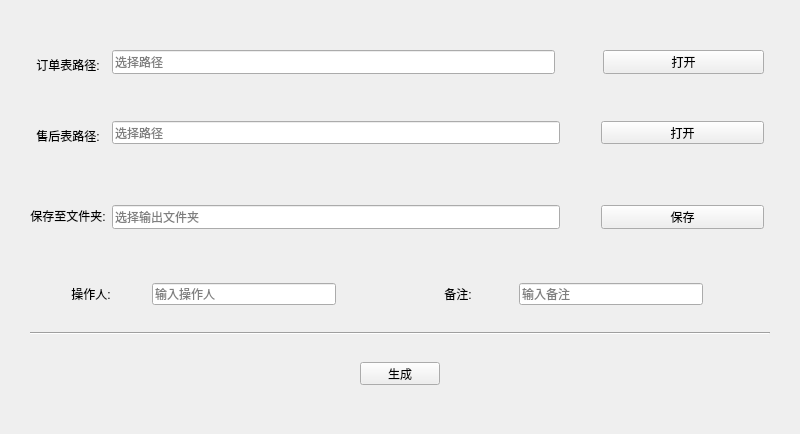
<?xml version="1.0" encoding="UTF-8"?>
<ui version="4.0">
 <class>Form</class>
 <widget class="QWidget" name="Form">
  <property name="enabled">
   <bool>true</bool>
  </property>
  <property name="geometry">
   <rect>
    <x>0</x>
    <y>0</y>
    <width>800</width>
    <height>434</height>
   </rect>
  </property>
  <property name="sizePolicy">
   <sizepolicy hsizetype="Preferred" vsizetype="Preferred">
    <horstretch>0</horstretch>
    <verstretch>0</verstretch>
   </sizepolicy>
  </property>
  <property name="minimumSize">
   <size>
    <width>667</width>
    <height>434</height>
   </size>
  </property>
  <property name="maximumSize">
   <size>
    <width>800</width>
    <height>434</height>
   </size>
  </property>
  <property name="acceptDrops">
   <bool>false</bool>
  </property>
  <property name="windowTitle">
   <string>订单金额表</string>
  </property>
  <property name="layoutDirection">
   <enum>Qt::LeftToRight</enum>
  </property>
  <layout class="QGridLayout" name="gridLayout" rowstretch="0,0,0,0,0,0,0,0,0,0,0,0">
   <property name="leftMargin">
    <number>30</number>
   </property>
   <property name="topMargin">
    <number>30</number>
   </property>
   <property name="rightMargin">
    <number>30</number>
   </property>
   <property name="bottomMargin">
    <number>30</number>
   </property>
   <property name="verticalSpacing">
    <number>7</number>
   </property>
   <item row="4" column="1">
    <layout class="QHBoxLayout" name="horizontalLayout_2" stretch="11,1,4">
     <property name="topMargin">
      <number>20</number>
     </property>
     <property name="bottomMargin">
      <number>20</number>
     </property>
     <item>
      <widget class="QLineEdit" name="OutputDir">
       <property name="sizePolicy">
        <sizepolicy hsizetype="Preferred" vsizetype="Minimum">
         <horstretch>0</horstretch>
         <verstretch>0</verstretch>
        </sizepolicy>
       </property>
       <property name="readOnly">
        <bool>true</bool>
       </property>
       <property name="placeholderText">
        <string>选择输出文件夹</string>
       </property>
      </widget>
     </item>
     <item>
      <spacer name="horizontalSpacer_3">
       <property name="orientation">
        <enum>Qt::Horizontal</enum>
       </property>
       <property name="sizeHint" stdset="0">
        <size>
         <width>40</width>
         <height>20</height>
        </size>
       </property>
      </spacer>
     </item>
     <item>
      <widget class="QPushButton" name="OutputButton">
       <property name="sizePolicy">
        <sizepolicy hsizetype="Preferred" vsizetype="Preferred">
         <horstretch>0</horstretch>
         <verstretch>0</verstretch>
        </sizepolicy>
       </property>
       <property name="text">
        <string>保存</string>
       </property>
      </widget>
     </item>
    </layout>
   </item>
   <item row="10" column="0" colspan="3">
    <widget class="Line" name="line">
     <property name="orientation">
      <enum>Qt::Horizontal</enum>
     </property>
    </widget>
   </item>
   <item row="9" column="0" colspan="2">
    <layout class="QHBoxLayout" name="horizontalLayout_5" stretch="2,3,1,2,3,1">
     <property name="topMargin">
      <number>20</number>
     </property>
     <property name="bottomMargin">
      <number>20</number>
     </property>
     <item>
      <widget class="QLabel" name="label_4">
       <property name="text">
        <string>操作人:</string>
       </property>
       <property name="alignment">
        <set>Qt::AlignCenter</set>
       </property>
      </widget>
     </item>
     <item>
      <widget class="QLineEdit" name="User">
       <property name="sizePolicy">
        <sizepolicy hsizetype="Preferred" vsizetype="Minimum">
         <horstretch>0</horstretch>
         <verstretch>0</verstretch>
        </sizepolicy>
       </property>
       <property name="placeholderText">
        <string>输入操作人</string>
       </property>
      </widget>
     </item>
     <item>
      <spacer name="horizontalSpacer_6">
       <property name="orientation">
        <enum>Qt::Horizontal</enum>
       </property>
       <property name="sizeHint" stdset="0">
        <size>
         <width>40</width>
         <height>20</height>
        </size>
       </property>
      </spacer>
     </item>
     <item>
      <widget class="QLabel" name="label_5">
       <property name="text">
        <string>备注:</string>
       </property>
       <property name="alignment">
        <set>Qt::AlignCenter</set>
       </property>
      </widget>
     </item>
     <item>
      <widget class="QLineEdit" name="Remark">
       <property name="sizePolicy">
        <sizepolicy hsizetype="Preferred" vsizetype="Minimum">
         <horstretch>0</horstretch>
         <verstretch>0</verstretch>
        </sizepolicy>
       </property>
       <property name="text">
        <string/>
       </property>
       <property name="placeholderText">
        <string>输入备注</string>
       </property>
      </widget>
     </item>
     <item>
      <spacer name="horizontalSpacer_7">
       <property name="orientation">
        <enum>Qt::Horizontal</enum>
       </property>
       <property name="sizeHint" stdset="0">
        <size>
         <width>40</width>
         <height>20</height>
        </size>
       </property>
      </spacer>
     </item>
    </layout>
   </item>
   <item row="0" column="0" rowspan="6">
    <layout class="QVBoxLayout" name="verticalLayout_3" stretch="5,5,0,5">
     <property name="topMargin">
      <number>0</number>
     </property>
     <property name="bottomMargin">
      <number>5</number>
     </property>
     <item>
      <widget class="QLabel" name="label">
       <property name="sizePolicy">
        <sizepolicy hsizetype="Preferred" vsizetype="Preferred">
         <horstretch>0</horstretch>
         <verstretch>0</verstretch>
        </sizepolicy>
       </property>
       <property name="text">
        <string>订单表路径:</string>
       </property>
       <property name="alignment">
        <set>Qt::AlignCenter</set>
       </property>
      </widget>
     </item>
     <item>
      <widget class="QLabel" name="label_3">
       <property name="sizePolicy">
        <sizepolicy hsizetype="Preferred" vsizetype="Preferred">
         <horstretch>0</horstretch>
         <verstretch>0</verstretch>
        </sizepolicy>
       </property>
       <property name="text">
        <string>售后表路径:</string>
       </property>
       <property name="alignment">
        <set>Qt::AlignCenter</set>
       </property>
      </widget>
     </item>
     <item>
      <spacer name="verticalSpacer">
       <property name="orientation">
        <enum>Qt::Vertical</enum>
       </property>
       <property name="sizeHint" stdset="0">
        <size>
         <width>20</width>
         <height>10</height>
        </size>
       </property>
      </spacer>
     </item>
     <item>
      <widget class="QLabel" name="label_2">
       <property name="sizePolicy">
        <sizepolicy hsizetype="Preferred" vsizetype="Preferred">
         <horstretch>0</horstretch>
         <verstretch>0</verstretch>
        </sizepolicy>
       </property>
       <property name="text">
        <string>保存至文件夹:</string>
       </property>
       <property name="alignment">
        <set>Qt::AlignCenter</set>
       </property>
      </widget>
     </item>
    </layout>
   </item>
   <item row="11" column="0" colspan="3">
    <layout class="QHBoxLayout" name="horizontalLayout_4">
     <property name="topMargin">
      <number>20</number>
     </property>
     <property name="bottomMargin">
      <number>20</number>
     </property>
     <item>
      <widget class="QPushButton" name="RunButton">
       <property name="sizePolicy">
        <sizepolicy hsizetype="Fixed" vsizetype="Fixed">
         <horstretch>0</horstretch>
         <verstretch>0</verstretch>
        </sizepolicy>
       </property>
       <property name="text">
        <string>生成</string>
       </property>
      </widget>
     </item>
    </layout>
   </item>
   <item row="0" column="1">
    <layout class="QHBoxLayout" name="horizontalLayout" stretch="11,1,4">
     <property name="spacing">
      <number>7</number>
     </property>
     <property name="topMargin">
      <number>20</number>
     </property>
     <property name="bottomMargin">
      <number>20</number>
     </property>
     <item>
      <widget class="QLineEdit" name="InputFile_1">
       <property name="sizePolicy">
        <sizepolicy hsizetype="Preferred" vsizetype="Minimum">
         <horstretch>0</horstretch>
         <verstretch>0</verstretch>
        </sizepolicy>
       </property>
       <property name="readOnly">
        <bool>true</bool>
       </property>
       <property name="placeholderText">
        <string>选择路径</string>
       </property>
      </widget>
     </item>
     <item>
      <spacer name="horizontalSpacer_2">
       <property name="orientation">
        <enum>Qt::Horizontal</enum>
       </property>
       <property name="sizeHint" stdset="0">
        <size>
         <width>40</width>
         <height>20</height>
        </size>
       </property>
      </spacer>
     </item>
     <item>
      <widget class="QPushButton" name="InputButton_1">
       <property name="sizePolicy">
        <sizepolicy hsizetype="Preferred" vsizetype="Preferred">
         <horstretch>0</horstretch>
         <verstretch>0</verstretch>
        </sizepolicy>
       </property>
       <property name="text">
        <string>打开</string>
       </property>
      </widget>
     </item>
    </layout>
   </item>
   <item row="1" column="1">
    <layout class="QHBoxLayout" name="horizontalLayout_3" stretch="11,1,4">
     <property name="topMargin">
      <number>20</number>
     </property>
     <property name="bottomMargin">
      <number>20</number>
     </property>
     <item>
      <widget class="QLineEdit" name="InputFile_2">
       <property name="sizePolicy">
        <sizepolicy hsizetype="Preferred" vsizetype="Minimum">
         <horstretch>0</horstretch>
         <verstretch>0</verstretch>
        </sizepolicy>
       </property>
       <property name="readOnly">
        <bool>true</bool>
       </property>
       <property name="placeholderText">
        <string>选择路径</string>
       </property>
      </widget>
     </item>
     <item>
      <spacer name="horizontalSpacer_4">
       <property name="orientation">
        <enum>Qt::Horizontal</enum>
       </property>
       <property name="sizeHint" stdset="0">
        <size>
         <width>40</width>
         <height>20</height>
        </size>
       </property>
      </spacer>
     </item>
     <item>
      <widget class="QPushButton" name="InputButton_2">
       <property name="sizePolicy">
        <sizepolicy hsizetype="Preferred" vsizetype="Preferred">
         <horstretch>0</horstretch>
         <verstretch>0</verstretch>
        </sizepolicy>
       </property>
       <property name="text">
        <string>打开</string>
       </property>
      </widget>
     </item>
    </layout>
   </item>
  </layout>
 </widget>
 <resources/>
 <connections/>
</ui>
